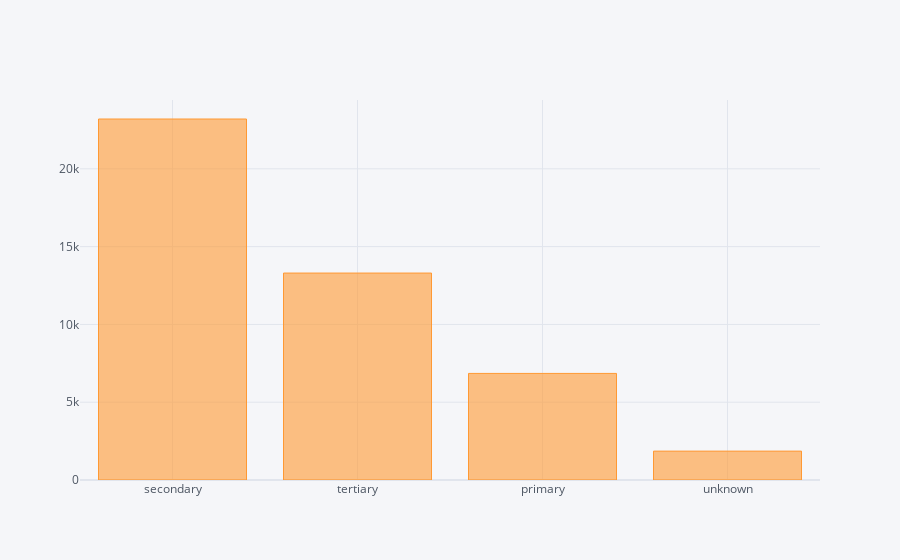

Source (notebook cell):
### Code cell
df['education'].value_counts().head(20).iplot(kind='bar')

### Figure 1 — Plotly figure (JSON) as saved in the notebook; plotly's stock layout.template omitted (floating-point values rounded to 4 significant figures)
{"data": [{"marker": {"color": "rgba(255, 153, 51, 0.6)", "line": {"color": "rgba(255, 153, 51, 1.0)", "width": 1}}, "name": "count", "orientation": "v", "text": "", "type": "bar", "x": ["secondary", "tertiary", "primary", "unknown"], "y": [23202, 13301, 6851, 1857]}], "layout": {"legend": {"bgcolor": "#F5F6F9", "font": {"color": "#4D5663"}}, "paper_bgcolor": "#F5F6F9", "plot_bgcolor": "#F5F6F9", "title": {"font": {"color": "#4D5663"}}, "xaxis": {"gridcolor": "#E1E5ED", "showgrid": true, "tickfont": {"color": "#4D5663"}, "title": {"font": {"color": "#4D5663"}, "text": ""}, "zerolinecolor": "#E1E5ED"}, "yaxis": {"gridcolor": "#E1E5ED", "showgrid": true, "tickfont": {"color": "#4D5663"}, "title": {"font": {"color": "#4D5663"}, "text": ""}, "zerolinecolor": "#E1E5ED"}}}
